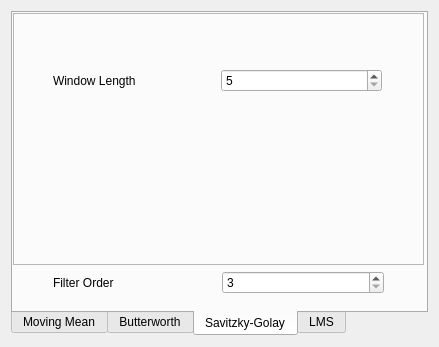
<?xml version="1.0" encoding="UTF-8"?>
<ui version="4.0">
 <class>BaselineForm</class>
 <widget class="QDialog" name="BaselineForm">
  <property name="geometry">
   <rect>
    <x>0</x>
    <y>0</y>
    <width>438</width>
    <height>347</height>
   </rect>
  </property>
  <property name="windowTitle">
   <string>Dialog</string>
  </property>
  <layout class="QVBoxLayout" name="verticalLayout">
   <item>
    <widget class="QTabWidget" name="FilterTab">
     <property name="sizePolicy">
      <sizepolicy hsizetype="Fixed" vsizetype="Fixed">
       <horstretch>0</horstretch>
       <verstretch>0</verstretch>
      </sizepolicy>
     </property>
     <property name="minimumSize">
      <size>
       <width>417</width>
       <height>325</height>
      </size>
     </property>
     <property name="maximumSize">
      <size>
       <width>417</width>
       <height>325</height>
      </size>
     </property>
     <property name="tabPosition">
      <enum>QTabWidget::TabPosition::South</enum>
     </property>
     <property name="currentIndex">
      <number>2</number>
     </property>
     <property name="movable">
      <bool>true</bool>
     </property>
     <property name="tabBarAutoHide">
      <bool>false</bool>
     </property>
     <widget class="QWidget" name="MM">
      <attribute name="title">
       <string>Moving Mean</string>
      </attribute>
      <widget class="QWidget" name="verticalLayoutWidget_4">
       <property name="geometry">
        <rect>
         <x>0</x>
         <y>0</y>
         <width>411</width>
         <height>281</height>
        </rect>
       </property>
       <layout class="QVBoxLayout" name="verticalLayout_5">
        <item>
         <spacer name="verticalSpacer_4">
          <property name="orientation">
           <enum>Qt::Orientation::Vertical</enum>
          </property>
          <property name="sizeType">
           <enum>QSizePolicy::Policy::Fixed</enum>
          </property>
          <property name="sizeHint" stdset="0">
           <size>
            <width>20</width>
            <height>85</height>
           </size>
          </property>
         </spacer>
        </item>
        <item>
         <widget class="QFrame" name="frame_7">
          <property name="frameShape">
           <enum>QFrame::Shape::StyledPanel</enum>
          </property>
          <property name="frameShadow">
           <enum>QFrame::Shadow::Raised</enum>
          </property>
          <widget class="QWidget" name="horizontalLayoutWidget">
           <property name="geometry">
            <rect>
             <x>0</x>
             <y>10</y>
             <width>411</width>
             <height>111</height>
            </rect>
           </property>
           <layout class="QHBoxLayout" name="horizontalLayout">
            <item>
             <spacer name="horizontalSpacer_7">
              <property name="orientation">
               <enum>Qt::Orientation::Horizontal</enum>
              </property>
              <property name="sizeType">
               <enum>QSizePolicy::Policy::Fixed</enum>
              </property>
              <property name="sizeHint" stdset="0">
               <size>
                <width>40</width>
                <height>20</height>
               </size>
              </property>
             </spacer>
            </item>
            <item>
             <widget class="QLabel" name="label">
              <property name="text">
               <string>Window Length</string>
              </property>
             </widget>
            </item>
            <item>
             <widget class="QSpinBox" name="MM_WL_SpinBox">
              <property name="minimumSize">
               <size>
                <width>100</width>
                <height>0</height>
               </size>
              </property>
              <property name="minimum">
               <number>5</number>
              </property>
              <property name="maximum">
               <number>100</number>
              </property>
             </widget>
            </item>
            <item>
             <spacer name="horizontalSpacer_8">
              <property name="orientation">
               <enum>Qt::Orientation::Horizontal</enum>
              </property>
              <property name="sizeType">
               <enum>QSizePolicy::Policy::Fixed</enum>
              </property>
              <property name="sizeHint" stdset="0">
               <size>
                <width>40</width>
                <height>20</height>
               </size>
              </property>
             </spacer>
            </item>
           </layout>
          </widget>
         </widget>
        </item>
        <item>
         <spacer name="verticalSpacer_3">
          <property name="orientation">
           <enum>Qt::Orientation::Vertical</enum>
          </property>
          <property name="sizeType">
           <enum>QSizePolicy::Policy::Fixed</enum>
          </property>
          <property name="sizeHint" stdset="0">
           <size>
            <width>20</width>
            <height>75</height>
           </size>
          </property>
         </spacer>
        </item>
       </layout>
      </widget>
     </widget>
     <widget class="QWidget" name="Btw">
      <attribute name="title">
       <string>Butterworth</string>
      </attribute>
      <widget class="QWidget" name="verticalLayoutWidget">
       <property name="geometry">
        <rect>
         <x>0</x>
         <y>0</y>
         <width>411</width>
         <height>281</height>
        </rect>
       </property>
       <layout class="QVBoxLayout" name="verticalLayout_2">
        <item>
         <layout class="QHBoxLayout" name="horizontalLayout_2">
          <item>
           <spacer name="horizontalSpacer_5">
            <property name="orientation">
             <enum>Qt::Orientation::Horizontal</enum>
            </property>
            <property name="sizeType">
             <enum>QSizePolicy::Policy::Fixed</enum>
            </property>
            <property name="sizeHint" stdset="0">
             <size>
              <width>10</width>
              <height>20</height>
             </size>
            </property>
           </spacer>
          </item>
          <item>
           <widget class="QLabel" name="label_2">
            <property name="text">
             <string>Filter Order</string>
            </property>
           </widget>
          </item>
          <item>
           <widget class="QSpinBox" name="Btw_FO_SpinBox">
            <property name="minimumSize">
             <size>
              <width>100</width>
              <height>0</height>
             </size>
            </property>
            <property name="minimum">
             <number>3</number>
            </property>
            <property name="maximum">
             <number>100</number>
            </property>
           </widget>
          </item>
          <item>
           <spacer name="horizontalSpacer_12">
            <property name="orientation">
             <enum>Qt::Orientation::Horizontal</enum>
            </property>
            <property name="sizeType">
             <enum>QSizePolicy::Policy::Fixed</enum>
            </property>
            <property name="sizeHint" stdset="0">
             <size>
              <width>10</width>
              <height>20</height>
             </size>
            </property>
           </spacer>
          </item>
         </layout>
        </item>
        <item>
         <layout class="QHBoxLayout" name="horizontalLayout_3">
          <item>
           <spacer name="horizontalSpacer_6">
            <property name="orientation">
             <enum>Qt::Orientation::Horizontal</enum>
            </property>
            <property name="sizeType">
             <enum>QSizePolicy::Policy::Fixed</enum>
            </property>
            <property name="sizeHint" stdset="0">
             <size>
              <width>10</width>
              <height>20</height>
             </size>
            </property>
           </spacer>
          </item>
          <item>
           <widget class="QLabel" name="label_3">
            <property name="text">
             <string>Upper Cut-off Frequency</string>
            </property>
           </widget>
          </item>
          <item>
           <widget class="QDoubleSpinBox" name="Btw_UF_SpinBox">
            <property name="minimumSize">
             <size>
              <width>100</width>
              <height>0</height>
             </size>
            </property>
            <property name="value">
             <double>15.000000000000000</double>
            </property>
           </widget>
          </item>
          <item>
           <spacer name="horizontalSpacer_11">
            <property name="orientation">
             <enum>Qt::Orientation::Horizontal</enum>
            </property>
            <property name="sizeType">
             <enum>QSizePolicy::Policy::Fixed</enum>
            </property>
            <property name="sizeHint" stdset="0">
             <size>
              <width>10</width>
              <height>20</height>
             </size>
            </property>
           </spacer>
          </item>
         </layout>
        </item>
        <item>
         <layout class="QHBoxLayout" name="horizontalLayout_4">
          <item>
           <spacer name="horizontalSpacer_9">
            <property name="orientation">
             <enum>Qt::Orientation::Horizontal</enum>
            </property>
            <property name="sizeType">
             <enum>QSizePolicy::Policy::Fixed</enum>
            </property>
            <property name="sizeHint" stdset="0">
             <size>
              <width>10</width>
              <height>20</height>
             </size>
            </property>
           </spacer>
          </item>
          <item>
           <widget class="QLabel" name="label_4">
            <property name="text">
             <string>Lower Cut-off Frequency</string>
            </property>
           </widget>
          </item>
          <item>
           <widget class="QDoubleSpinBox" name="Btw_LF_SpinBox">
            <property name="minimumSize">
             <size>
              <width>100</width>
              <height>0</height>
             </size>
            </property>
            <property name="value">
             <double>1.000000000000000</double>
            </property>
           </widget>
          </item>
          <item>
           <spacer name="horizontalSpacer_10">
            <property name="orientation">
             <enum>Qt::Orientation::Horizontal</enum>
            </property>
            <property name="sizeType">
             <enum>QSizePolicy::Policy::Fixed</enum>
            </property>
            <property name="sizeHint" stdset="0">
             <size>
              <width>10</width>
              <height>20</height>
             </size>
            </property>
           </spacer>
          </item>
         </layout>
        </item>
       </layout>
      </widget>
     </widget>
     <widget class="QWidget" name="SG">
      <attribute name="title">
       <string>Savitzky-Golay</string>
      </attribute>
      <widget class="QWidget" name="verticalLayoutWidget_2">
       <property name="geometry">
        <rect>
         <x>0</x>
         <y>0</y>
         <width>411</width>
         <height>281</height>
        </rect>
       </property>
       <layout class="QVBoxLayout" name="verticalLayout_3">
        <item>
         <widget class="QFrame" name="frame_6">
          <property name="frameShape">
           <enum>QFrame::Shape::StyledPanel</enum>
          </property>
          <property name="frameShadow">
           <enum>QFrame::Shadow::Raised</enum>
          </property>
          <widget class="QWidget" name="">
           <property name="geometry">
            <rect>
             <x>0</x>
             <y>0</y>
             <width>409</width>
             <height>136</height>
            </rect>
           </property>
           <layout class="QHBoxLayout" name="horizontalLayout_5">
            <item>
             <spacer name="horizontalSpacer">
              <property name="orientation">
               <enum>Qt::Orientation::Horizontal</enum>
              </property>
              <property name="sizeType">
               <enum>QSizePolicy::Policy::Fixed</enum>
              </property>
              <property name="sizeHint" stdset="0">
               <size>
                <width>40</width>
                <height>20</height>
               </size>
              </property>
             </spacer>
            </item>
            <item>
             <widget class="QLabel" name="label_5">
              <property name="layoutDirection">
               <enum>Qt::LayoutDirection::LeftToRight</enum>
              </property>
              <property name="frameShape">
               <enum>QFrame::Shape::NoFrame</enum>
              </property>
              <property name="text">
               <string>Window Length</string>
              </property>
             </widget>
            </item>
            <item>
             <widget class="QSpinBox" name="SG_WL_SpinBox">
              <property name="minimumSize">
               <size>
                <width>100</width>
                <height>0</height>
               </size>
              </property>
              <property name="minimum">
               <number>5</number>
              </property>
              <property name="maximum">
               <number>100</number>
              </property>
             </widget>
            </item>
            <item>
             <spacer name="horizontalSpacer_3">
              <property name="orientation">
               <enum>Qt::Orientation::Horizontal</enum>
              </property>
              <property name="sizeType">
               <enum>QSizePolicy::Policy::Fixed</enum>
              </property>
              <property name="sizeHint" stdset="0">
               <size>
                <width>40</width>
                <height>20</height>
               </size>
              </property>
             </spacer>
            </item>
           </layout>
          </widget>
         </widget>
        </item>
        <item>
         <layout class="QHBoxLayout" name="horizontalLayout_6">
          <item>
           <spacer name="horizontalSpacer_2">
            <property name="orientation">
             <enum>Qt::Orientation::Horizontal</enum>
            </property>
            <property name="sizeType">
             <enum>QSizePolicy::Policy::Fixed</enum>
            </property>
            <property name="sizeHint" stdset="0">
             <size>
              <width>40</width>
              <height>20</height>
             </size>
            </property>
           </spacer>
          </item>
          <item>
           <widget class="QLabel" name="label_6">
            <property name="text">
             <string>Filter Order</string>
            </property>
           </widget>
          </item>
          <item>
           <widget class="QSpinBox" name="SG_FO_SpinBox">
            <property name="minimumSize">
             <size>
              <width>100</width>
              <height>0</height>
             </size>
            </property>
            <property name="minimum">
             <number>3</number>
            </property>
            <property name="maximum">
             <number>100</number>
            </property>
            <property name="value">
             <number>3</number>
            </property>
           </widget>
          </item>
          <item>
           <spacer name="horizontalSpacer_4">
            <property name="orientation">
             <enum>Qt::Orientation::Horizontal</enum>
            </property>
            <property name="sizeType">
             <enum>QSizePolicy::Policy::Fixed</enum>
            </property>
            <property name="sizeHint" stdset="0">
             <size>
              <width>40</width>
              <height>20</height>
             </size>
            </property>
           </spacer>
          </item>
         </layout>
        </item>
       </layout>
      </widget>
     </widget>
     <widget class="QWidget" name="LMS">
      <attribute name="title">
       <string>LMS</string>
      </attribute>
      <widget class="QWidget" name="verticalLayoutWidget_3">
       <property name="geometry">
        <rect>
         <x>0</x>
         <y>0</y>
         <width>411</width>
         <height>281</height>
        </rect>
       </property>
       <layout class="QVBoxLayout" name="verticalLayout_4">
        <item>
         <spacer name="verticalSpacer">
          <property name="orientation">
           <enum>Qt::Orientation::Vertical</enum>
          </property>
          <property name="sizeType">
           <enum>QSizePolicy::Policy::Fixed</enum>
          </property>
          <property name="sizeHint" stdset="0">
           <size>
            <width>20</width>
            <height>85</height>
           </size>
          </property>
         </spacer>
        </item>
        <item>
         <widget class="QFrame" name="frame_4">
          <property name="sizePolicy">
           <sizepolicy hsizetype="Preferred" vsizetype="Preferred">
            <horstretch>0</horstretch>
            <verstretch>0</verstretch>
           </sizepolicy>
          </property>
          <property name="frameShape">
           <enum>QFrame::Shape::StyledPanel</enum>
          </property>
          <property name="frameShadow">
           <enum>QFrame::Shadow::Raised</enum>
          </property>
          <widget class="QWidget" name="horizontalLayoutWidget_5">
           <property name="geometry">
            <rect>
             <x>0</x>
             <y>10</y>
             <width>411</width>
             <height>111</height>
            </rect>
           </property>
           <layout class="QHBoxLayout" name="horizontalLayout_7">
            <item>
             <spacer name="horizontalSpacer_13">
              <property name="orientation">
               <enum>Qt::Orientation::Horizontal</enum>
              </property>
              <property name="sizeType">
               <enum>QSizePolicy::Policy::Fixed</enum>
              </property>
              <property name="sizeHint" stdset="0">
               <size>
                <width>20</width>
                <height>20</height>
               </size>
              </property>
             </spacer>
            </item>
            <item>
             <widget class="QLabel" name="label_7">
              <property name="text">
               <string>Reference File</string>
              </property>
             </widget>
            </item>
            <item>
             <widget class="QLineEdit" name="LMS_RF_FilePath">
              <property name="sizePolicy">
               <sizepolicy hsizetype="Minimum" vsizetype="Fixed">
                <horstretch>0</horstretch>
                <verstretch>0</verstretch>
               </sizepolicy>
              </property>
              <property name="minimumSize">
               <size>
                <width>200</width>
                <height>0</height>
               </size>
              </property>
              <property name="readOnly">
               <bool>true</bool>
              </property>
             </widget>
            </item>
            <item>
             <widget class="QToolButton" name="LMS_RF_ToolButton">
              <property name="text">
               <string>...</string>
              </property>
             </widget>
            </item>
            <item>
             <spacer name="horizontalSpacer_14">
              <property name="orientation">
               <enum>Qt::Orientation::Horizontal</enum>
              </property>
              <property name="sizeType">
               <enum>QSizePolicy::Policy::Fixed</enum>
              </property>
              <property name="sizeHint" stdset="0">
               <size>
                <width>20</width>
                <height>20</height>
               </size>
              </property>
             </spacer>
            </item>
           </layout>
          </widget>
         </widget>
        </item>
        <item>
         <spacer name="verticalSpacer_2">
          <property name="orientation">
           <enum>Qt::Orientation::Vertical</enum>
          </property>
          <property name="sizeType">
           <enum>QSizePolicy::Policy::Fixed</enum>
          </property>
          <property name="sizeHint" stdset="0">
           <size>
            <width>20</width>
            <height>75</height>
           </size>
          </property>
         </spacer>
        </item>
       </layout>
      </widget>
     </widget>
    </widget>
   </item>
  </layout>
 </widget>
 <resources/>
 <connections/>
</ui>
